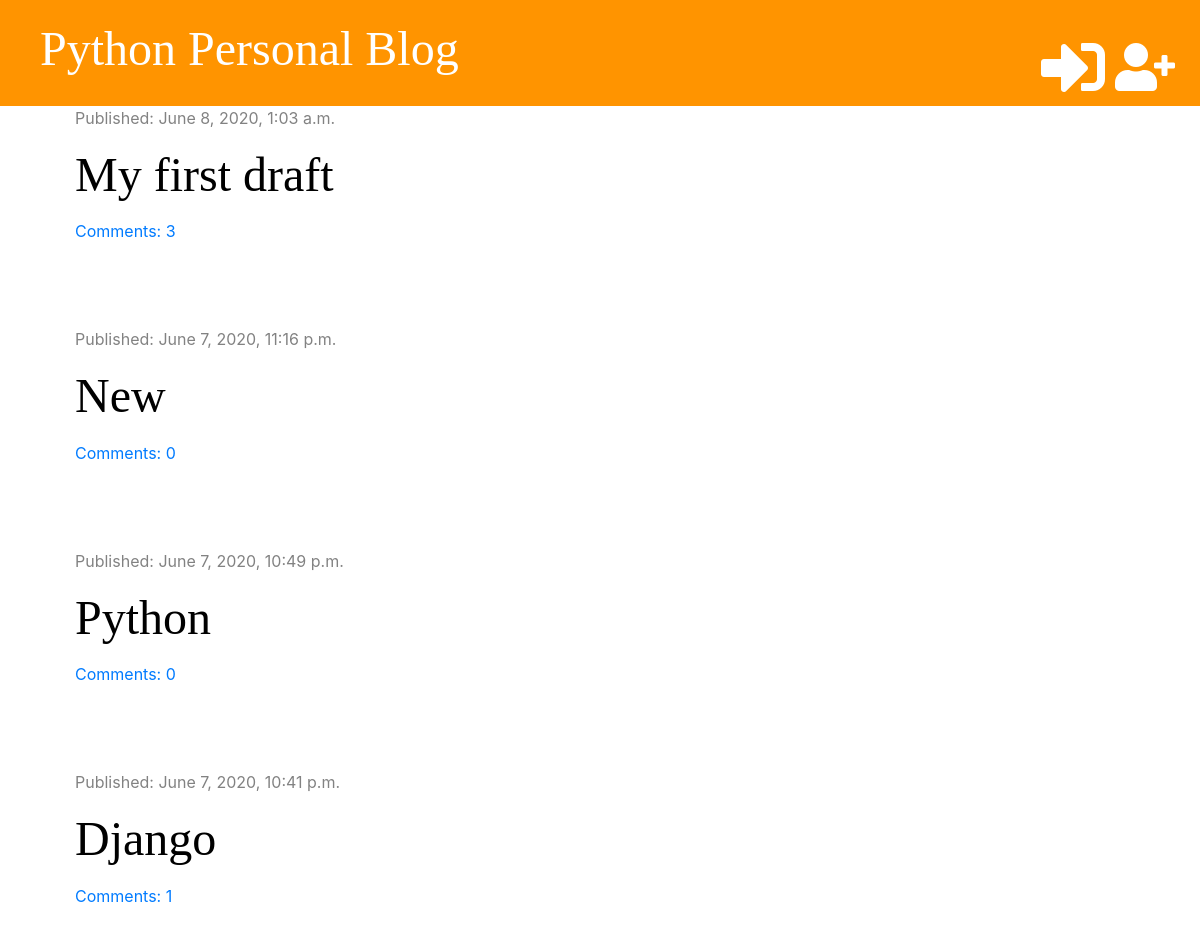
The app's page / (upper part), older data.
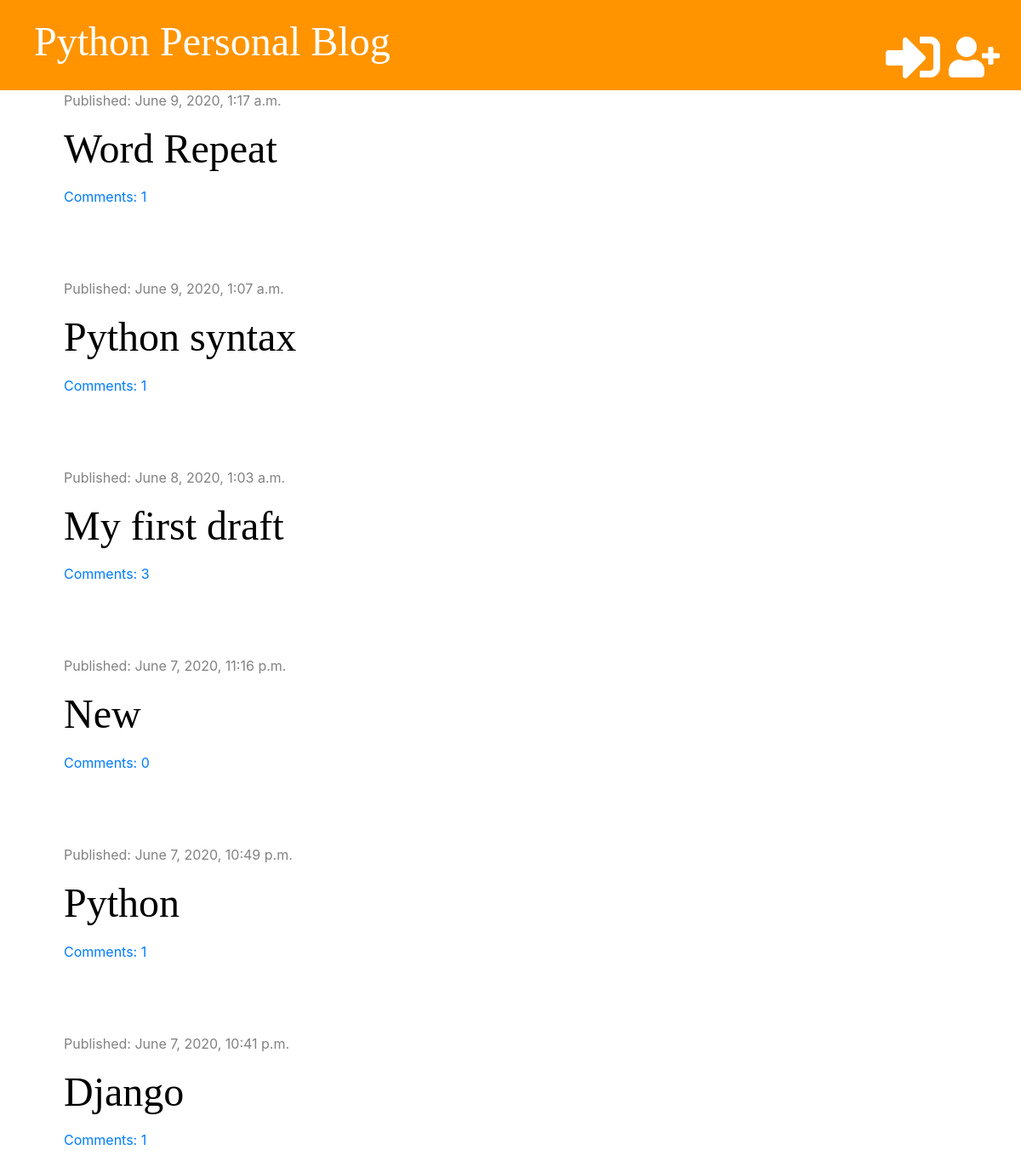
The same page, newer data.
### blog/models.py (models this page shows, shortened)
class Post(models.Model):
    author = models.ForeignKey('auth.User', on_delete=models.CASCADE)
    title = models.CharField(max_length=200)
    text = models.TextField()
    create_date = models.DateTimeField(default=timezone.now)
    published_date = models.DateTimeField(blank=True, null=True)
    def approved_comments(self):
        return self.comments.filter(approved=True)

### blog/views.py (the view)
# urls.py: path('', views.post_list, name='post_list'),
def post_list(request):
    posts = Post.objects.filter(published_date__lte=timezone.now()).order_by('-published_date')
    return render(request, 'blog/post_list.html', {'posts': posts})

### blog/templatetags/markdownify.py (called while the page is built)
@register.filter
def markdown(value):
    renderer = HighlightRenderer()
    markdown = mistune.Markdown(renderer=renderer)
    return markdown(value)

### blog/templates/blog/post_list.html (shortened to what this page needs)
{% extends 'blog/base.html' %}
{% load markdownify %}
{% block content %}
{% for post in posts %}
<div class="post">
  <div class="date">
    <p>Published: {{post.published_date}}</p>
  </div>
  <h1>
    <a href="{% url 'post_detail' pk=post.pk %}">{{post.title}}</a>
  </h1>
  <a href="{% url 'post_detail' pk=post.pk %}">Comments: {{post.approved_comments.count}}</a>
</div>
<br />
{% endfor %}
{% endblock %}

Row changes from the older to the newer data that the page shows:
added Post: published_date "June 9, 2020, 1:17 a.m.", title "Word Repeat", approved_comments.count "1"
added Post: published_date "June 9, 2020, 1:07 a.m.", title "Python syntax", approved_comments.count "1"
computed for Post "Python": approved_comments.count "0" → "1"
